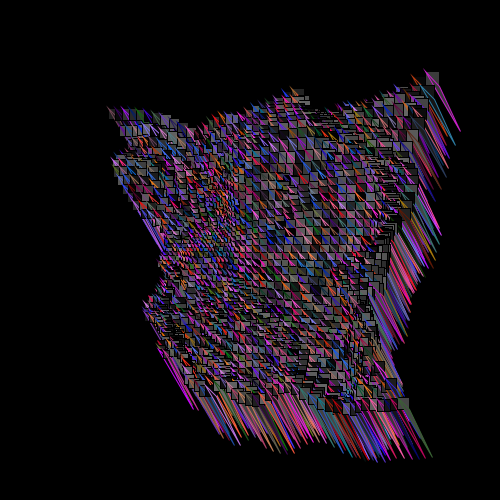
Frame 1 (no input)
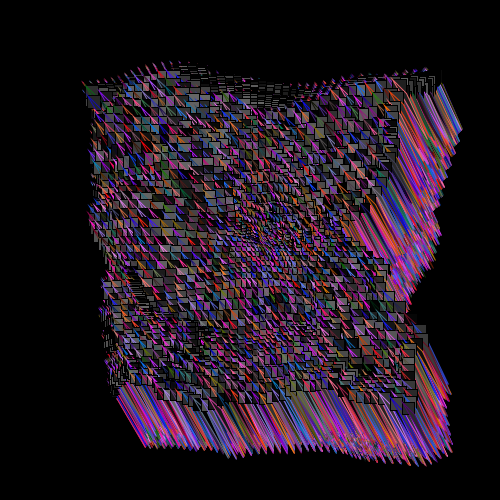
Frame 60 (the mouse pressed at the canvas centre just before this capture)
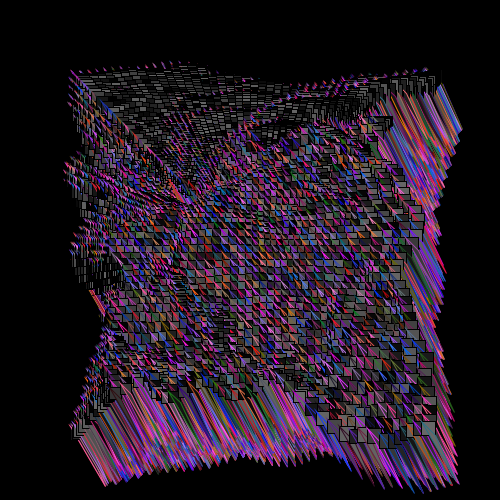
Frame 120 (the mouse held since frame 60 and released just before this capture)

The Processing sketch that drew these frames (run headless with seeded random() and noise(); from frame 60 on, the mouse is pressed at the canvas centre):

// Processing sketch: processing_110929
// ── processing_110929.pde

// Recession (with noise added) by Clair Dunn - September, 2013
// a modification of Matt Pearson's example code
// on page xxiii of his book, Generative Art.

int cr = int(random(255)), cg = int(random(255)), cb = int(random(255));
float xstart, ystart, squaresize; 
int timeFlag = 0;

void setup() {
  size(500, 500);
  background(0);

  xstart = random(10);
  ystart = random(10);

  squaresize = height/8;
}

void draw() {
  frameRate (20);

  xstart += 0.02;
  ystart += 0.01;

  translate(width/2, height/2);

  float ynoise = ystart;
  for (float y = -squaresize; y <= squaresize; y+=3) {
        ynoise += 0.05;
    float xnoise = xstart;
    for (float x = -squaresize; x <= squaresize; x+=3) {
          xnoise += 0.05;
      drawPoint(x, y, noise(xnoise, ynoise));
    }
  }

  if (millis() >= timeFlag + 500) {
    timeFlag=millis();
  }
  if (frameCount > 2000) { // 20 seconds * 25 fps = 500
    noLoop();
  }
}

void drawPoint(float x, float y, float noiseFactor) {
  pushMatrix();
  translate(x * noiseFactor * 4, y * noiseFactor * 4);
  float edgeSize = noiseFactor * 20; 
  stroke (0, 0, 0);
  rectMode(CORNER);
  fill(random(104));
  rect(0, 0, edgeSize, edgeSize);
  cr = int(random(255)); 
  cg = int(random(127)); 
  cb = int(random(255));
  stroke(cr, cg, cb);
  triangle (0, 0, edgeSize, edgeSize, 35, 60);
  if ( (x >300) && (y < -200) ) {
    line(x, y, 500, 500);
  }
  popMatrix();
}
